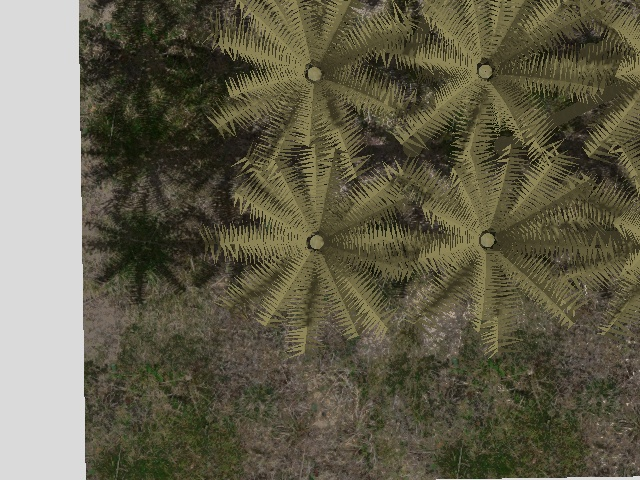
#> input picture trunk_detector/example_rgb_images/example1.jpg, 640 x 480 px; its folder holds only this picture in this run
$ python test_manual_trunks.py
#> lines starting #> are read from the running program, lines starting #| are printed output that depends on the picture; after the words box and inside, x2 and y2 are one past the last pixel; in counts of white or black regions, pixels touching at a corner belong together
#!/usr/bin/env python3
"""
Test current detection algorithm against manually marked trunks
Analyzes which trunks are detected, missed, and false positives
"""

import cv2
import numpy as np
import json
import os

# Current detection parameters
CURRENT_PARAMS = {
    "dp": 1,
    "minDist": 20,
    "param1": 50,
    "param2": 20,
    "minR": 3,
    "maxR": 30
}

RADIUS_MIN = 6
RADIUS_MAX = 10
INTENSITY_MIN = 90
INTENSITY_MAX = 140

def detect_trunks(image_path):
    """Detect trunks with current algorithm"""
    image = cv2.imread(image_path)
    gray = cv2.cvtColor(image, cv2.COLOR_BGR2GRAY)
    blurred = cv2.GaussianBlur(gray, (9, 9), 2)

    circles = cv2.HoughCircles(
        blurred,
        cv2.HOUGH_GRADIENT,
        dp=CURRENT_PARAMS["dp"],
        minDist=CURRENT_PARAMS["minDist"],
        param1=CURRENT_PARAMS["param1"],
        param2=CURRENT_PARAMS["param2"],
        minRadius=CURRENT_PARAMS["minR"],
        maxRadius=CURRENT_PARAMS["maxR"]
    )

    if circles is None:
        return [], image, gray

    circles = np.round(circles[0, :]).astype("int")

    # Apply filters
    detected = []
    for (x, y, r) in circles:
        if r < RADIUS_MIN or r > RADIUS_MAX:
            continue
        if x - r < 0 or x + r >= gray.shape[1] or y - r < 0 or y + r >= gray.shape[0]:
            continue

        mask = np.zeros(gray.shape, dtype=np.uint8)
        cv2.circle(mask, (x, y), r, 255, -1)
        intensity = cv2.mean(gray, mask)[0]

        if INTENSITY_MIN <= intensity <= INTENSITY_MAX:
            detected.append((x, y, r))

    return detected, image, gray

def match_trunks(detected, manual, distance_threshold=15):
    """Match detected trunks with manually marked trunks"""
    matched_manual = set()
    matched_detected = set()
    matches = []

    for d_idx, (dx, dy, dr) in enumerate(detected):
        for m_idx, manual_trunk in enumerate(manual):
            if m_idx in matched_manual:
                continue

            mx, my = manual_trunk["center"]
            mr = manual_trunk["radius"]

            # Calculate distance between centers
            distance = np.sqrt((dx - mx)**2 + (dy - my)**2)

            # Match if centers are close and radii are similar
            if distance <= distance_threshold and abs(dr - mr) <= 3:
                matched_manual.add(m_idx)
                matched_detected.add(d_idx)
                matches.append({
                    "manual_idx": m_idx,
                    "detected_idx": d_idx,
                    "manual": manual_trunk,
                    "detected": (dx, dy, dr),
                    "distance": distance
                })
                break

    return matches, matched_manual, matched_detected

def analyze_trunk_properties(trunk, image, gray):
    """Analyze properties of a trunk"""
    x, y = trunk["center"]
    r = trunk["radius"]

    if x - r < 0 or x + r >= gray.shape[1] or y - r < 0 or y + r >= gray.shape[0]:
        return None

    mask = np.zeros(gray.shape, dtype=np.uint8)
    cv2.circle(mask, (x, y), r, 255, -1)

    intensity = cv2.mean(gray, mask)[0]
    intensity_std = np.std(gray[mask > 0])

    return {
        "intensity_mean": intensity,
        "intensity_std": intensity_std,
        "radius": r
    }

def visualize_results(image, detected, manual, matches, missed_manual, false_positives, output_path):
    """Create visualization showing detection results"""
    vis = image.copy()

    # Draw manually marked trunks (all)
    for idx, trunk in enumerate(manual):
        x, y = trunk["center"]
        r = trunk["radius"]
        cv2.circle(vis, (x, y), r, (255, 255, 0), 2)  # Yellow for manual
        cv2.putText(vis, f"M{idx+1}", (x + r + 3, y),
                   cv2.FONT_HERSHEY_SIMPLEX, 0.4, (255, 255, 0), 1)

    # Draw detected trunks
    for idx, (dx, dy, dr) in enumerate(detected):
        cv2.circle(vis, (dx, dy), dr, (0, 255, 255), 2)  # Cyan for detected
        cv2.putText(vis, f"D{idx+1}", (dx + dr + 3, dy + 15),
                   cv2.FONT_HERSHEY_SIMPLEX, 0.4, (0, 255, 255), 1)

    # Draw matched trunks (green)
    for match in matches:
        mx, my = match["manual"]["center"]
        mr = match["manual"]["radius"]
        cv2.circle(vis, (mx, my), mr, (0, 255, 0), 3)  # Green for matched
        cv2.circle(vis, (mx, my), 3, (0, 255, 0), -1)

    # Draw missed manual trunks (red)
    for idx in missed_manual:
        trunk = manual[idx]
        x, y = trunk["center"]
        r = trunk["radius"]
        cv2.circle(vis, (x, y), r, (0, 0, 255), 3)  # Red for missed
        cv2.circle(vis, (x, y), 3, (0, 0, 255), -1)
        cv2.putText(vis, f"MISS{idx+1}", (x + r + 3, y - 15),
                   cv2.FONT_HERSHEY_SIMPLEX, 0.5, (0, 0, 255), 2)

    # Draw false positives (magenta)
    for idx in false_positives:
        dx, dy, dr = detected[idx]
        cv2.circle(vis, (dx, dy), dr, (255, 0, 255), 2)  # Magenta for false positive
        cv2.putText(vis, f"FP{idx+1}", (dx + dr + 3, dy + 30),
                   cv2.FONT_HERSHEY_SIMPLEX, 0.4, (255, 0, 255), 1)

    # Add legend
    legend_y = 20
    cv2.putText(vis, "Green: Correctly detected", (10, legend_y),
               cv2.FONT_HERSHEY_SIMPLEX, 0.6, (0, 255, 0), 2)
    cv2.putText(vis, "Red: Missed trunks", (10, legend_y + 25),
               cv2.FONT_HERSHEY_SIMPLEX, 0.6, (0, 0, 255), 2)
    cv2.putText(vis, "Magenta: False positives", (10, legend_y + 50),
               cv2.FONT_HERSHEY_SIMPLEX, 0.6, (255, 0, 255), 2)
    cv2.putText(vis, "Yellow: Manual (all)", (10, legend_y + 75),
               cv2.FONT_HERSHEY_SIMPLEX, 0.6, (255, 255, 0), 2)
    cv2.putText(vis, "Cyan: Detected (all)", (10, legend_y + 100),
               cv2.FONT_HERSHEY_SIMPLEX, 0.6, (0, 255, 255), 2)

    cv2.imwrite(output_path, vis)

def main():
    """Main testing function"""
    # Load manually marked trunks
    json_path = "trunk_detection_results/manually_marked_trunks.json"
    if not os.path.exists(json_path):
        print(f"Error: {json_path} not found")
        print("Please run interactive_trunk_marker.py first to mark trunks")
        return

    with open(json_path, 'r') as f:
#> (reads trunk_detector/trunk_detection_results/manually_marked_trunks.json from the repository)
        manual_trunks = json.load(f)

    image_dir = "example_rgb_images"
    os.makedirs("trunk_detection_results", exist_ok=True)

    print("="*80)
    print("Testing Detection Algorithm Against Manually Marked Trunks")
    print("="*80)
    print(f"\nDetection Parameters:")
    print(f"  HoughCircles: {CURRENT_PARAMS}")
    print(f"  Post-filter: radius {RADIUS_MIN}-{RADIUS_MAX}, intensity {INTENSITY_MIN}-{INTENSITY_MAX}")
    print("\n" + "="*80)

    total_manual = 0
    total_detected = 0
    total_matched = 0
    total_missed = 0
    total_false_positives = 0

    all_results = {}
    missed_properties = []

    for img_file, manual_list in manual_trunks.items():
        image_path = os.path.join(image_dir, img_file)

        if not os.path.exists(image_path):
            print(f"Warning: {image_path} not found, skipping")
            continue

        print(f"\n{img_file}:")
        print("-" * 80)

        # Detect trunks
        detected, image, gray = detect_trunks(image_path)
#> in detect_trunks, image is the input picture: shape (480, 640, 3); mean B, G, R 74.8, 94.6, 98.6
#> in detect_trunks, `blurred = cv2.GaussianBlur(gray, (9, 9), 2)`:
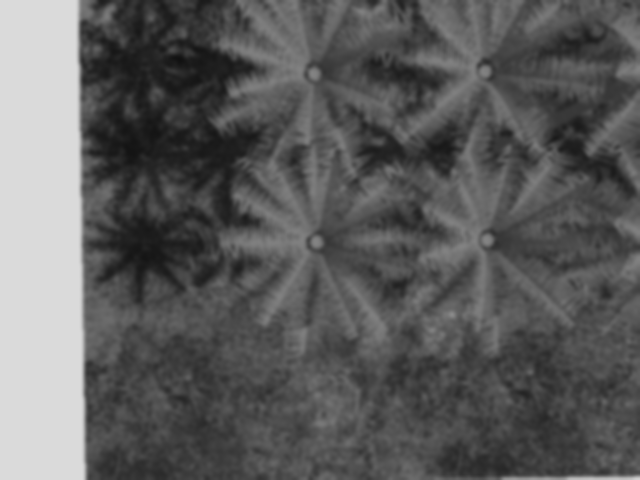
#> blurred: shape (480, 640); min 17, max 218, mean 93.5
#> in detect_trunks, `circles = cv2.HoughCircles( blurred, cv2.HOUGH_GRADIENT, dp=CURRENT_PA..`: circles = 19 rows, first 8: [370.5, 155.5, 29.4], [420.5, 283.5, 20.3], [570.5, 145.5, 23.8], [463.5, 304.5, 19.5], [251.5, 268.5, 21.3], [370.5, 190.5, 21.6], [275.5, 169.5, 20.5], [476.5, 140.5, 20.3]
#> in detect_trunks, `circles = np.round(circles[0, :]).astype("int")`: circles = 19 rows, first 8: [370, 156, 29], [420, 284, 20], [570, 146, 24], [464, 304, 20], [252, 268, 21], [370, 190, 22], [276, 170, 20], [476, 140, 20]
#> the loop in detect_trunks, `for (x, y, r) in circles:` made 19 passes
#> (x, y, r) on passes 1 to 12: (370, 156, 29), (420, 284, 20), (570, 146, 24), (464, 304, 20), (252, 268, 21), (370, 190, 22), (276, 170, 20), (476, 140, 20), (380, 70, 16), (532, 160, 17), (222, 28, 15), (300, 156, 12)
#> (x, y, r, intensity) on passes 13, 14, 15, 16, 19: (264, 142, 7, 69.28), (316, 242, 6, 127.8), (314, 74, 6, 127.2), (484, 70, 6, 123.7), (394, 170, 8, 95.14)
#> after the loop in detect_trunks, `for (x, y, r) in circles:`:
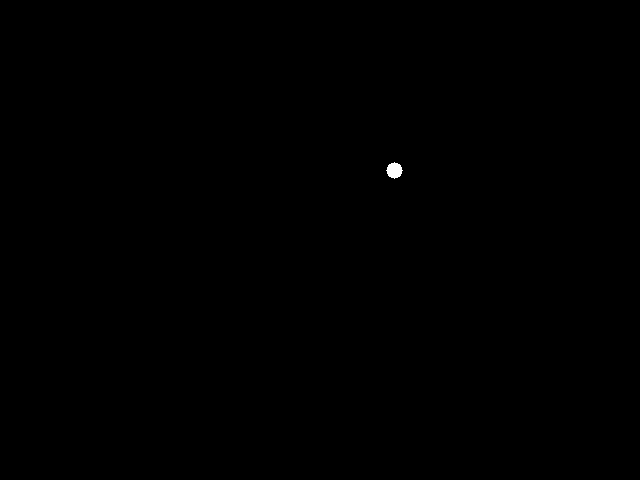
#> mask: shape (480, 640); 0.06% white; 1 white region, box (x1, y1, x2, y2) and area: (386, 162, 403, 179) 197
#> after the loop in detect_trunks, `for (x, y, r) in circles:`: detected = [(316, 242, 6), (314, 74, 6), (484, 70, 6), (394, 170, 8)]

        # Match with manual
        matches, matched_manual, matched_detected = match_trunks(detected, manual_list)
#> the loop in match_trunks, `for d_idx, (dx, dy, dr) in enumerate(detected):` made 4 passes
#> after the loop in match_trunks, `for d_idx, (dx, dy, dr) in enumerate(detected):`: matched_detected = 3 items
#> matches = 3 items; matched_manual = 3 items; matched_detected = 3 items

        # Find missed and false positives
        missed_indices = [i for i in range(len(manual_list)) if i not in matched_manual]
#> missed_indices = [2]
        false_positive_indices = [i for i in range(len(detected)) if i not in matched_detected]
#> false_positive_indices = [3]

        # Analyze missed trunks
        for idx in missed_indices:
            trunk = manual_list[idx]
            props = analyze_trunk_properties(trunk, image, gray)
            if props:
                missed_properties.append({
                    "image": img_file,
                    "trunk": trunk,
                    "properties": props
                })
#> this loop made 1 pass
#> (idx, x in analyze_trunk_properties, y in analyze_trunk_properties, r in analyze_trunk_properties, intensity in analyze_trunk_properties, intensity_std in analyze_trunk_properties) on pass 1: (2, 487, 239, 6, 127.5, 6.26)
#> after the loop, missed_properties = 1 item

        # Statistics
        num_manual = len(manual_list)
        num_detected = len(detected)
#> num_detected = 4
        num_matched = len(matches)
#> num_matched = 3
        num_missed = len(missed_indices)
#> num_missed = 1
        num_fp = len(false_positive_indices)
#> num_fp = 1

        precision = num_matched / num_detected if num_detected > 0 else 0
#> precision = 0.75
        recall = num_matched / num_manual if num_manual > 0 else 0
#> recall = 0.75
        f1 = 2 * (precision * recall) / (precision + recall) if (precision + recall) > 0 else 0
#> f1 = 0.75

        print(f"  Manual trunks: {num_manual}")
        print(f"  Detected: {num_detected}")
#|   Detected: 4
        print(f"  Correctly matched: {num_matched}")
#|   Correctly matched: 3
        print(f"  Missed: {num_missed}")
#|   Missed: 1
        print(f"  False positives: {num_fp}")
#|   False positives: 1
        print(f"  Precision: {precision:.1%}")
#|   Precision: 75.0%
        print(f"  Recall: {recall:.1%}")
#|   Recall: 75.0%
        print(f"  F1 Score: {f1:.3f}")
#|   F1 Score: 0.750

        if missed_indices:
            print(f"\n  Missed trunks:")
            for idx in missed_indices:
                trunk = manual_list[idx]
                props = analyze_trunk_properties(trunk, image, gray)
                if props:
                    print(f"    #{idx+1}: center=({trunk['center'][0]:3d}, {trunk['center'][1]:3d}), "
                          f"radius={trunk['radius']:2d}, intensity={props['intensity_mean']:5.1f}")

        # Visualize
        output_path = f"trunk_detection_results/{img_file.replace('.jpg', '_test_results.jpg')}"
        visualize_results(image, detected, manual_list, matches, missed_indices,
                         false_positive_indices, output_path)
#> after the loop in visualize_results, `for idx, trunk in enumerate(manual):`: vis: shape (480, 640, 3); 0.21% of pixels changed, all inside (x1, y1, x2, y2) = (307, 62, 513, 250)
#> the loop in visualize_results, `for idx, (dx, dy, dr) in enumerate(detected):` made 4 passes
#> after the loop in visualize_results, `for idx, (dx, dy, dr) in enumerate(detected):`:
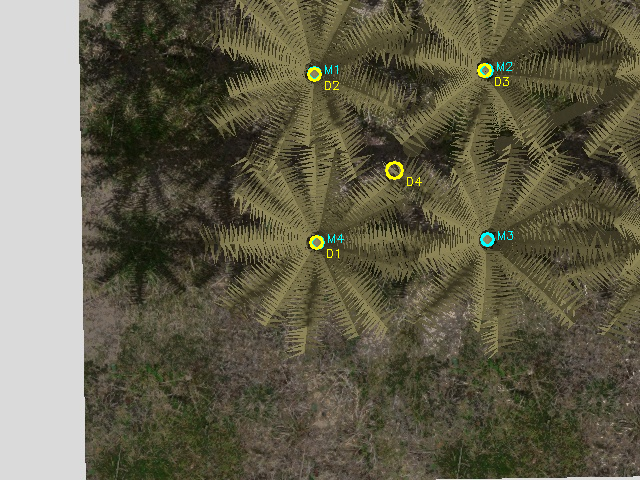
#> vis: shape (480, 640, 3); mean B, G, R 74.9, 95.2, 98.8
#> the loop in visualize_results, `for match in matches:` made 3 passes
#> (mx, my) on passes 1 to 3: (317, 242), (314, 73), (486, 70)
#> after the loop in visualize_results, `for match in matches:`:
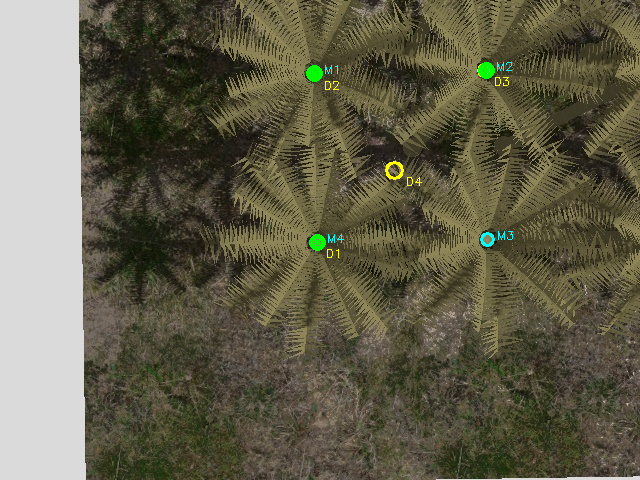
#> vis: shape (480, 640, 3); 0.21% of pixels changed, all inside (x1, y1, x2, y2) = (306, 62, 495, 251)
#> the loop in visualize_results, `for idx in missed_manual:` made 1 pass
#> (idx, x, y, r) on pass 1: (2, 487, 239, 6)
#> after the loop in visualize_results, `for idx in missed_manual:`:
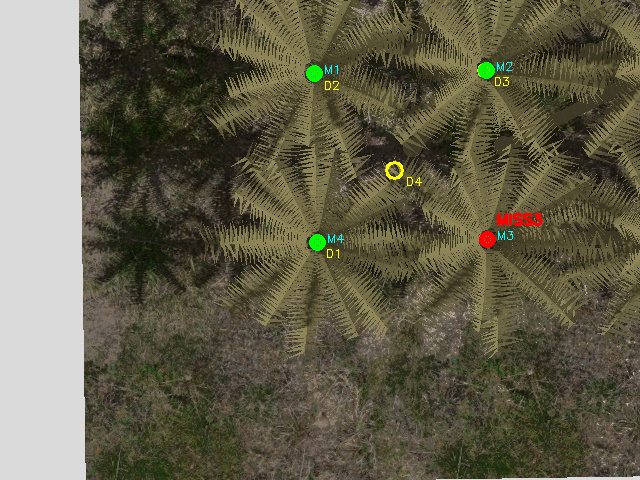
#> vis: shape (480, 640, 3); 0.2% of pixels changed, all inside (x1, y1, x2, y2) = (479, 213, 543, 248)
#> the loop in visualize_results, `for idx in false_positives:` made 1 pass
#> (idx, dx, dy, dr) on pass 1: (3, 394, 170, 8)
#> after the loop in visualize_results, `for idx in false_positives:`:
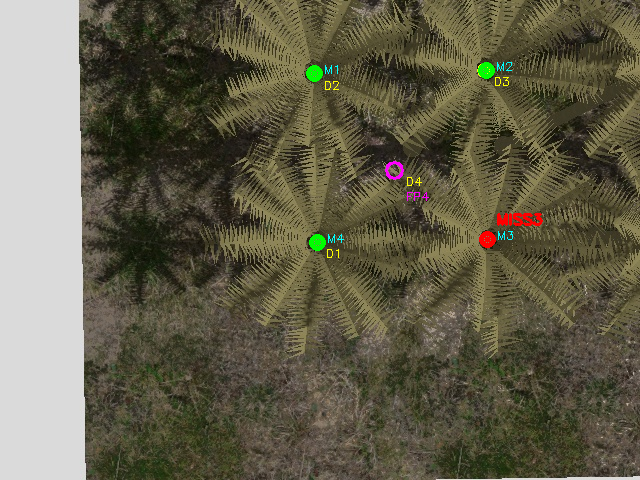
#> vis: shape (480, 640, 3); 0.07% of pixels changed, all inside (x1, y1, x2, y2) = (385, 161, 429, 201)
#> in visualize_results, `cv2.putText(vis, "Cyan: Detected (all)", (10, legend_y + 100), cv2.FON..`:
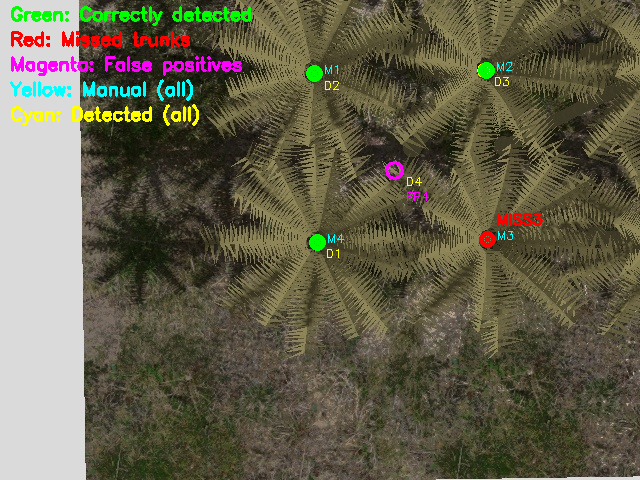
#> vis: shape (480, 640, 3); mean B, G, R 74.9, 96, 99.9
        print(f"  Saved visualization to: {output_path}")

        # Accumulate totals
        total_manual += num_manual
        total_detected += num_detected
#> total_detected = 4
        total_matched += num_matched
#> total_matched = 3
        total_missed += num_missed
#> total_missed = 1
        total_false_positives += num_fp
#> total_false_positives = 1

        all_results[img_file] = {
            "manual": num_manual,
            "detected": num_detected,
            "matched": num_matched,
            "missed": num_missed,
            "false_positives": num_fp,
            "precision": precision,
            "recall": recall,
            "f1": f1
        }

    # Overall statistics
    print("\n" + "="*80)
    print("Overall Statistics")
    print("="*80)
    overall_precision = total_matched / total_detected if total_detected > 0 else 0
#> overall_precision = 0.75
    overall_recall = total_matched / total_manual if total_manual > 0 else 0
#> overall_recall = 0.75
    overall_f1 = 2 * (overall_precision * overall_recall) / (overall_precision + overall_recall) if (overall_precision + overall_recall) > 0 else 0
#> overall_f1 = 0.75

    print(f"Total manual trunks: {total_manual}")
    print(f"Total detected: {total_detected}")
#| Total detected: 4
    print(f"Total correctly matched: {total_matched}")
#| Total correctly matched: 3
    print(f"Total missed: {total_missed}")
#| Total missed: 1
    print(f"Total false positives: {total_false_positives}")
#| Total false positives: 1
    print(f"\nOverall Precision: {overall_precision:.1%}")
#| Overall Precision: 75.0%
    print(f"Overall Recall: {overall_recall:.1%}")
#| Overall Recall: 75.0%
    print(f"Overall F1 Score: {overall_f1:.3f}")
#| Overall F1 Score: 0.750

    # Analyze missed trunk properties
    if missed_properties:
        print("\n" + "="*80)
        print("Analysis of Missed Trunks")
        print("="*80)

        intensities = [p["properties"]["intensity_mean"] for p in missed_properties]
#> intensities = [127.5]
        radii = [p["properties"]["radius"] for p in missed_properties]
#> radii = [6]

        print(f"\nMissed trunks: {len(missed_properties)}")
#| Missed trunks: 1
        print(f"  Intensity range: {min(intensities):.1f} - {max(intensities):.1f} (mean: {np.mean(intensities):.1f})")
#|   Intensity range: 127.5 - 127.5 (mean: 127.5)
        print(f"  Radius range: {min(radii)} - {max(radii)} (mean: {np.mean(radii):.1f})")
#|   Radius range: 6 - 6 (mean: 6.0)

        # Count how many are outside current filters
        outside_intensity = sum(1 for p in missed_properties
                               if not (INTENSITY_MIN <= p["properties"]["intensity_mean"] <= INTENSITY_MAX))
#> outside_intensity = 0
        outside_radius = sum(1 for p in missed_properties
                            if not (RADIUS_MIN <= p["properties"]["radius"] <= RADIUS_MAX))
#> outside_radius = 0

        print(f"\n  Outside intensity filter ({INTENSITY_MIN}-{INTENSITY_MAX}): {outside_intensity}")
#|   Outside intensity filter (90-140): 0
        print(f"  Outside radius filter ({RADIUS_MIN}-{RADIUS_MAX}): {outside_radius}")
#|   Outside radius filter (6-10): 0

        # Show specific examples
        print(f"\n  Examples of missed trunks:")
        for i, mp in enumerate(missed_properties[:5]):  # Show first 5
            props = mp["properties"]
            trunk = mp["trunk"]
            print(f"    {mp['image']}: center=({trunk['center'][0]}, {trunk['center'][1]}), "
                  f"radius={props['radius']}, intensity={props['intensity_mean']:.1f}")
#> this loop made 1 pass
#> trunk on pass 1: {'center': [487, 239], 'radius': 6}
#|     example1.jpg: center=(487, 239), radius=6, intensity=127.5

    # Save results
    results_path = "trunk_detection_results/detection_test_results.json"
    with open(results_path, 'w') as f:
        json.dump({
            "overall": {
                "total_manual": total_manual,
                "total_detected": total_detected,
                "total_matched": total_matched,
                "total_missed": total_missed,
                "total_false_positives": total_false_positives,
                "precision": overall_precision,
                "recall": overall_recall,
                "f1": overall_f1
            },
            "per_image": all_results,
            "missed_trunks": missed_properties
        }, f, indent=2)

    print(f"\nDetailed results saved to: {results_path}")
    print("\nCheck the *_test_results.jpg images to see visual comparison")

if __name__ == "__main__":
    main()
